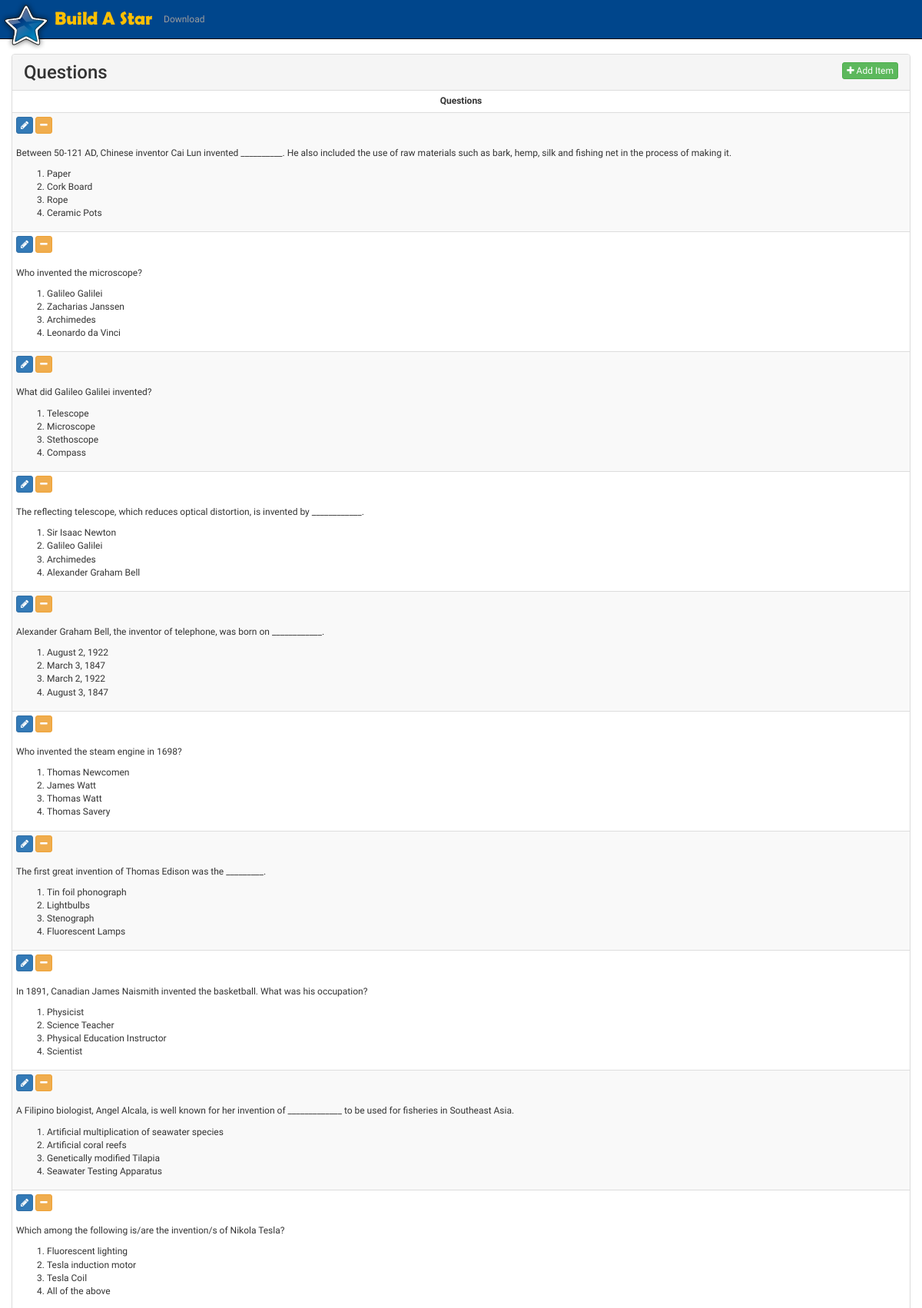
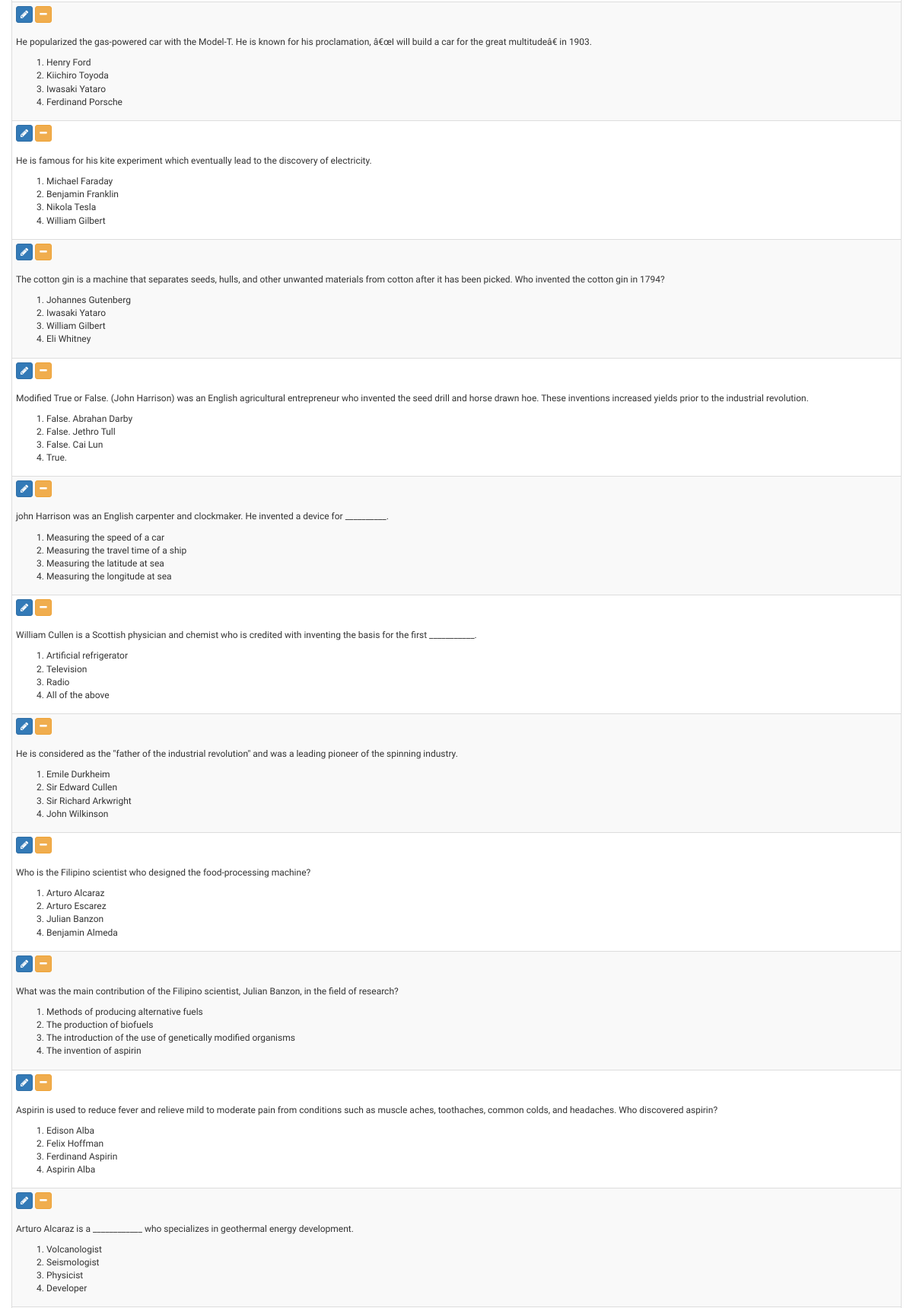
The page /questions.php (upper part) on the database its author committed (2 pictures, top to bottom).
### tables this page shows
CREATE TABLE `questions` (
  `q_id` bigint(20) UNSIGNED NOT NULL,
  `q_text` text,
  `q_op1` varchar(255) DEFAULT '',
  `q_op2` varchar(255) DEFAULT '',
  `q_op3` varchar(255) DEFAULT '',
  `q_op4` varchar(255) DEFAULT '',
  `q_ans` int(10) UNSIGNED DEFAULT '0',
  `cat_id` bigint(20) UNSIGNED DEFAULT '1'
);

### questions.php (the view, shortened to what this page needs)
<?php
require_once('inc_page.php');
$sql = "SELECT * FROM questions";
$res = mysqli_query($GLOBALS['cn'], $sql);
$s = '
<div class="panel panel-default">
	<div class="panel-heading clearfix">
		<h3 class="panel-title pull-left">Questions</h3>
		<div class="pull-right">
			<a class="btn btn-success btn-xs" href="questions_form.php?id=0&amp;op=0" title="Add Item" role="button"><span class="fa fa-plus"></span> Add Item</a>
		</div>
	</div>
	<div class="table-responsive">
	<table class="table table-condensed table-bordered table-striped">
	<thead>
		<tr>
			<th class="text-center">Questions</th>
		</tr>
	</thead>
	<tbody>
	';
	while ($row = mysqli_fetch_array($res)){
		$s .= '
			<tr>
				<td>
					<div>
						<a class="btn btn-primary btn-xs" href="questions_form.php?id='.$row['q_id'].'&amp;op=1" title="Edit" role="button"><span class="fa fa-pencil"></span></a>
						<a class="btn btn-warning btn-xs" href="javascript:void(0);" onclick="confirmDialog(\'Delete this item?\', \'Confirm Delete\', \'questions_delete.php?id='.$row['q_id'].'\');" title="Delete" role="button"><span class="fa fa-minus"></span></a>
					</div>
					<br>
					<p>
					'.$row['q_text'].'
					<ol>
						<li>'.$row['q_op1'].'</li>
						<li>'.$row['q_op2'].'</li>
						<li>'.$row['q_op3'].'</li>
						<li>'.$row['q_op4'].'</li>
					</ol>
					</p>
				</td>
			</tr>
		';
	}
	$s .= '
	</tbody>
	</table>
	</div>
	<div class="panel-footer">
	</div>
</div>
';
echo pageHeader('Questuions').$s.pageFooter();
?>

### inc_page.php (shortened to what this page needs)
<?php
function pageHeader($pageTitle){
$s = '<!DOCTYPE html>
<html>
<head>
    <meta content="text/html; charset=UTF-8">
    <meta name="viewport" content="width=device-width, initial-scale=1, maximum-scale=1, user-scalable=no">
    <title>Build A Star Admin</title>
    <link rel="stylesheet" href="css/chosen.min.css">
    <link rel="stylesheet" href="css/tablesorter/style.css">
    <link rel="stylesheet" href="css/bootstrap.min.css">
    <link rel="stylesheet" href="css/bootstrap-datepicker3.min.css">
    <link rel="stylesheet" href="css/font-awesome.min.css">
    <link rel="stylesheet" href="css/roboto.css">
    <link rel="stylesheet" href="css/private.css">
</head>
<body>
    <nav id="nav" class="navbar navbar-inverse navbar-fixed-top" role="navigation">
        <div class="container-fluid">
            <div class="navbar-header">
                <a class="navbar-brand" href="'.WEBSITE_URL.'" title="Build A Star"><img src="images/star_smaller.png" alt="Build a Star"></a>
            </div>
            <ul class="nav navbar-nav">
                <li><a href="'.WEBSITE_URL.'download.php" title="Download Quiz File">Download</a></li>
            </ul>
        </div>
    </nav>
    <div class="container-fluid">
';
return $s;
}
function pageFooter(){
$s = '
    </div>
    <footer id="footer" class="navbar-fixed-bottom text-center">
        <div class="container-fluid text-center">
            Build A Star<br>
            &copy; 2015 by DOST Region 4A &middot; CALABARZON &middot; MIS Unit
        </div>
    </footer>
    <div id="delete-modal" class="modal fade" tabindex="-1" role="dialog" aria-labelledby="delete-modal-label" aria-hidden="true">
        <div class="modal-dialog">
            <div class="modal-content">
                <div class="modal-header">
                    <h4 id="delete-modal-label" class="modal-title">Confirm Delete</h4>
                </div>
                <div class="modal-body text-center">
                    You are about to delete a record.<br>
                    Continue?
                </div>
                <div class="modal-footer">
                    <button type="button" class="btn btn-success" data-dismiss="modal">No</button>
                    <button type="button" id="btn-delete-yes" class="btn btn-danger">Yes</button>
                </div>
            </div>
        </div>
    </div>
    <div id="confirm-modal" class="modal fade" tabindex="-1" role="dialog" aria-labelledby="confirm-modal-label" aria-hidden="true">
        <div class="modal-dialog">
            <div class="modal-content">
                <div class="modal-header">
                    <h4 id="confirm-modal-title" class="modal-title">Confirm Dialog Title</h4>
                </div>
                <div id="confirm-modal-message" class="modal-body text-center">Confirm Dialog Message</div>
                <div class="modal-footer">
                    <button type="button" id="confirm-btn-no" class="btn btn-success" data-dismiss="modal">No</button>
                    <button type="button" id="confirm-btn-yes" class="btn btn-danger">Yes</button>
                </div>
            </div>
        </div>
    </div>
    <script src="js/jquery-2.1.3.min.js"></script>
    <script src="js/bootstrap.min.js"></script>
    <script src="js/bootstrap-datepicker.min.js"></script>
    <script src="js/jquery.tablesorter.min.js"></script>
    <script src="js/jquery.tablesorter.pager.js"></script>
    <script src="js/chosen.jquery.min.js"></script>
    <script src="js/custom.js"></script>
</body>
</html>
';
return $s;
}
?>

### css/private.css (style rules this page uses)
html { position: relative; width: 100%; height: 100%; padding: 0; margin: 0; border: 0; min-height: 100%; }
body { font-family:Roboto, Tahoma, Geneva, sans-serif; font-size:9pt; line-height:1.5em; background: #fff; padding: 0; margin: 0; border: 0; padding-top: 70px; margin-bottom: 70px; }
#nav { padding-right: 20px !important; background: #00468C; }
.navbar-brand { padding: 0; margin: 0; }
.panel-title { font-size: 2em; }

### rows shown on the page
questions: q_text "Between 50-121 AD, Chinese inventor Cai Lun invented __________. He also included the use of raw materials such as bark, hemp, silk and fishing net in the process of making it.", q_op1 "Paper", q_op2 "Cork Board", q_op3 "Rope", q_op4 "Ceramic Pots"
questions: q_text "Who invented the microscope?", q_op1 "Galileo Galilei", q_op2 "Zacharias Janssen", q_op3 "Archimedes", q_op4 "Leonardo da Vinci"
questions: q_text "What did Galileo Galilei invented?", q_op1 "Telescope", q_op2 "Microscope", q_op3 "Stethoscope", q_op4 "Compass"
questions: q_text "The reflecting telescope, which reduces optical distortion, is invented by ____________.", q_op1 "Sir Isaac Newton", q_op2 "Galileo Galilei", q_op3 "Archimedes", q_op4 "Alexander Graham Bell"
questions: q_text "Alexander Graham Bell, the inventor of telephone, was born on ____________.", q_op1 "August 2, 1922", q_op2 "March 3, 1847", q_op3 "March 2, 1922", q_op4 "August 3, 1847"
questions: q_text "Who invented the steam engine in 1698?", q_op1 "Thomas Newcomen", q_op2 "James Watt", q_op3 "Thomas Watt", q_op4 "Thomas Savery"
questions: q_text "The first great invention of Thomas Edison was the _________.", q_op1 "Tin foil phonograph", q_op2 "Lightbulbs", q_op3 "Stenograph", q_op4 "Fluorescent Lamps"
questions: q_text "In 1891, Canadian James Naismith invented the basketball. What was his occupation?", q_op1 "Physicist", q_op2 "Science Teacher", q_op3 "Physical Education Instructor", q_op4 "Scientist"
questions: q_text "A Filipino biologist, Angel Alcala, is well known for her invention of _____________ to be used for fisheries in Southeast Asia.", q_op1 "Artificial multiplication of seawater species", q_op2 "Artificial coral reefs", q_op3 "Genetically modified Tilapia", q_op4 "Seawater Testing Apparatus"
questions: q_text "Which among the following is/are the invention/s of Nikola Tesla?", q_op1 "Fluorescent lighting", q_op2 "Tesla induction motor", q_op3 "Tesla Coil", q_op4 "All of the above"
questions: q_text "He popularized the gas-powered car with the Model-T. He is known for his proclamation, â€œI will build a car for the great multitudeâ€ in 1903.", q_op1 "Henry Ford", q_op2 "Kiichiro Toyoda", q_op3 "Iwasaki Yataro", q_op4 "Ferdinand Porsche"
questions: q_text "He is famous for his kite experiment which eventually lead to the discovery of electricity.", q_op1 "Michael Faraday", q_op2 "Benjamin Franklin", q_op3 "Nikola Tesla", q_op4 "William Gilbert"
questions: q_text "The cotton gin is a machine that separates seeds, hulls, and other unwanted materials from cotton after it has been picked. Who invented the cotton gin in 1794?", q_op1 "Johannes Gutenberg", q_op2 "Iwasaki Yataro", q_op3 "William Gilbert", q_op4 "Eli Whitney"
questions: q_text "Modified True or False. (John Harrison) was an English agricultural entrepreneur who invented the seed drill and horse drawn hoe. These inventions increased yields prior to the industrial revolution.", q_op1 "False. Abrahan Darby", q_op2 "False. Jethro Tull", q_op3 "False. Cai Lun", q_op4 "True."
questions: q_text "john Harrison was an English carpenter and clockmaker. He invented a device for __________.", q_op1 "Measuring the speed of a car", q_op2 "Measuring the travel time of a ship", q_op3 "Measuring the latitude at sea", q_op4 "Measuring the longitude at sea"
questions: q_text "William Cullen is a Scottish physician and chemist who is credited with inventing the basis for the first ___________.", q_op1 "Artificial refrigerator", q_op2 "Television", q_op3 "Radio", q_op4 "All of the above"
questions: q_text "He is considered as the \"father of the industrial revolution\" and was a leading pioneer of the spinning industry.", q_op1 "Emile Durkheim", q_op2 "Sir Edward Cullen", q_op3 "Sir Richard Arkwright", q_op4 "John Wilkinson"
questions: q_text "Who is the Filipino scientist who designed the food-processing machine?", q_op1 "Arturo Alcaraz", q_op2 "Arturo Escarez", q_op3 "Julian Banzon", q_op4 "Benjamin Almeda"
questions: q_text "What was the main contribution of the Filipino scientist, Julian Banzon, in the field of research?", q_op1 "Methods of producing alternative fuels", q_op2 "The production of biofuels", q_op3 "The introduction of the use of genetically modified organisms", q_op4 "The invention of aspirin"
questions: q_text "Aspirin is used to reduce fever and relieve mild to moderate pain from conditions such as muscle aches, toothaches, common colds, and headaches. Who discovered aspirin?", q_op1 "Edison Alba", q_op2 "Felix Hoffman", q_op3 "Ferdinand Aspirin", q_op4 "Aspirin Alba"
questions: q_text "Arturo Alcaraz is a ____________ who specializes in geothermal energy development.", q_op1 "Volcanologist", q_op2 "Seismologist", q_op3 "Physicist", q_op4 "Developer"
